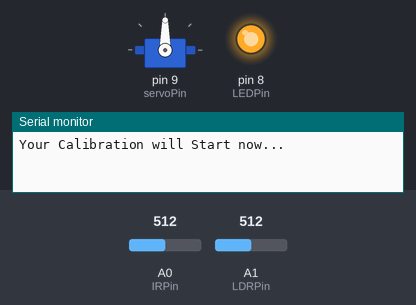
The sketch below on a simulated Arduino Uno, built with avr-gcc and run on an emulated ATmega328P. Shown: servo, output pins drawn as LEDs (lit = HIGH), the last lines printed to the serial monitor. The inputs (shaded band) are chosen by the test bench; at power-on: A0 (IRPin) = 512, A1 (LDRPin) = 512.

Above: at 0.1 s.
At 10.06 s:
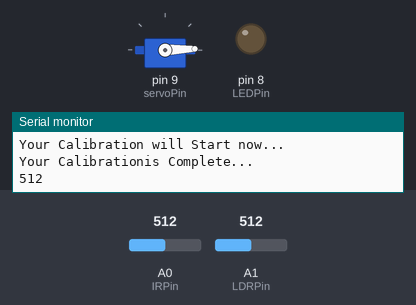
At 39.94 s:
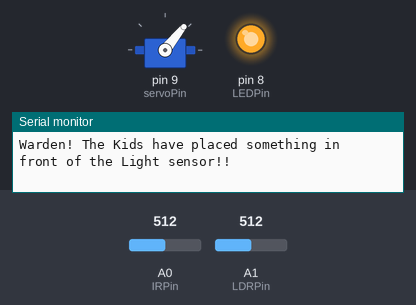
Timing chart, 0 to 40.0 s (numbered marks = the images above):
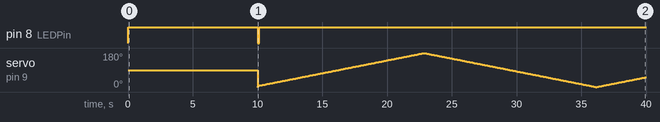

Measured:
- by itself, pin 8 (LEDPin): HIGH → LOW at 10.0 s, → HIGH 0.12 s later

The sketch:

Lab_03_grumpy_Warden.ino
```cpp
/*
Lab 3 - GrumpyWarden
Parth Soni
CDIGF 2B03 Physical Computing S01
OCAD University
Created on [Jan 25th 2015]

Based on:
Tutorials in the readings
*/

/*
So I've generalized the concept, and made a little demo to present how the system would work.
This program basiclaly will calibrate for 10 seconds when it starts. The user will have to
introduce the dark room values and bright room values in those 10 seconds. This could be done
at night time just by fliping the light on and off. Same goes for the IR sensor calibration. The user
can just put something in front and remove it. This will calibrate the program.

Then once that is done, the values will be contrained and smoothed for best result. If
any funny readings are picked up then it will, serial print a warden message!
*/


#include <Servo.h>

//General
const int numReadings = 10;
int index = 0; //Index of the current reading

int LDRreadings[numReadings];
int LDRtotal = 0; // The total of all of the index readings
int LDRaverage = 0; //average of the total index readings

int IRreadings[numReadings];
int IRtotal = 0; // The total of all of the index readings
int IRaverage = 0; //average of the total index readings

//LED
int LEDPin = 8;

//Just the Servo
Servo servo_1;  // create servo object to control a servo
int pos = 0;    // variable to store the servo position
int servoPin = 9;

//Just for the LDR
int LDRValue = 0;
int LDRSensorMin = 1023; // minimum sensor value
int LDRSensorMax = 0; // maximum sensor value
int LDRPin = A1;

//Just for the IR
int IRValue = 0;
int IRSensorMin = 1023; // minimum sensor value
int IRSensorMax = 0;  // maximum sensor value
int IRPin = A0;

int LDRApprox = 130; // These are to rough out the values further
int IRApprox = 130; // These are to rouch out the values further

void setup() {

  pinMode (servoPin, OUTPUT);
  pinMode (LEDPin, OUTPUT);

  Serial.begin(9600);

  digitalWrite (LEDPin, HIGH);
  servo_1.attach(servoPin);

  Serial.println("Your Calibration will Start now...");
  startCalibration(); // This will start the calibration
  Serial.println("Your Calibrationis Complete...");
  Serial.println(IRSensorMax);

  digitalWrite (LEDPin, LOW);

}

void loop () {

  for(pos = 0; pos < 180; pos += 1)
  {
    servo_1.write(pos);
    averageFunc();
    delay(15);
  }
  for(pos = 180; pos>=1; pos-=1)
  {
    servo_1.write(pos);
   averageFunc();
    delay(15);
  }

  }

void startCalibration () {

  while (millis() < 10000) {

    // JUST FOR THE LDR
    LDRValue = analogRead(LDRPin);
    // record the maximum Light sensor value
    if (LDRValue > LDRSensorMax) {
      LDRSensorMax = LDRValue;
    }
    // record the minimum Light sensor value
    if (LDRValue < LDRSensorMin) {
      LDRSensorMin = LDRValue;
    }

    //JUST FOR THE IR
    IRValue = analogRead(IRPin);
    // record the maximum IR sensor value
    if (IRValue > IRSensorMax) {
      IRSensorMax = IRValue;
    }
    // record the minimum IR sensor value
    if (IRValue < IRSensorMin) {
      IRSensorMin = IRValue;
    }

  }
}

void averageFunc () {

  //FOR LDR
  // subtract the last reading:
  LDRtotal= LDRtotal - LDRreadings[index];
   // read from the sensor:
  LDRreadings[index] = analogRead(LDRPin);
  LDRreadings[index] = constrain(LDRreadings[index], LDRSensorMin, LDRSensorMax);
  // add the reading to the total:
  LDRtotal= LDRtotal + LDRreadings[index];

    //FOR IR
    // subtract the last reading:
  IRtotal= IRtotal - IRreadings[index];
   // read from the sensor:
  IRreadings[index] = analogRead(IRPin);
  IRreadings[index] = constrain(IRreadings[index], IRSensorMin, IRSensorMax);
  // add the reading to the total:
  IRtotal= IRtotal + IRreadings[index];

  //INDEX AGAIN
  // advance to the next position in the array:
  index++;;
  // if we're at the end of the array...
  if (index >= numReadings)      {
    // ...wrap around to the beginning:
   index = 0;                     }

   //BACK TO LDR
  // calculate the average:
  LDRaverage = LDRtotal / numReadings;

   //BACK TO IR
  // calculate the average:
  IRaverage = IRtotal / numReadings;

  checkForConditions ();

  delay(1);
}

void checkForConditions () {

  if (LDRaverage > LDRSensorMin+LDRApprox){
    Serial.println ("Warden! This Room's lights are on!");
    digitalWrite (LEDPin, HIGH);
  }

else if (IRaverage > IRSensorMax-IRApprox){
   Serial.println ("Warden! The Kids have placed something in front of the Light sensor!!");
   digitalWrite (LEDPin, HIGH);

  }
  else {
     digitalWrite (LEDPin, LOW);

  }


}
```
